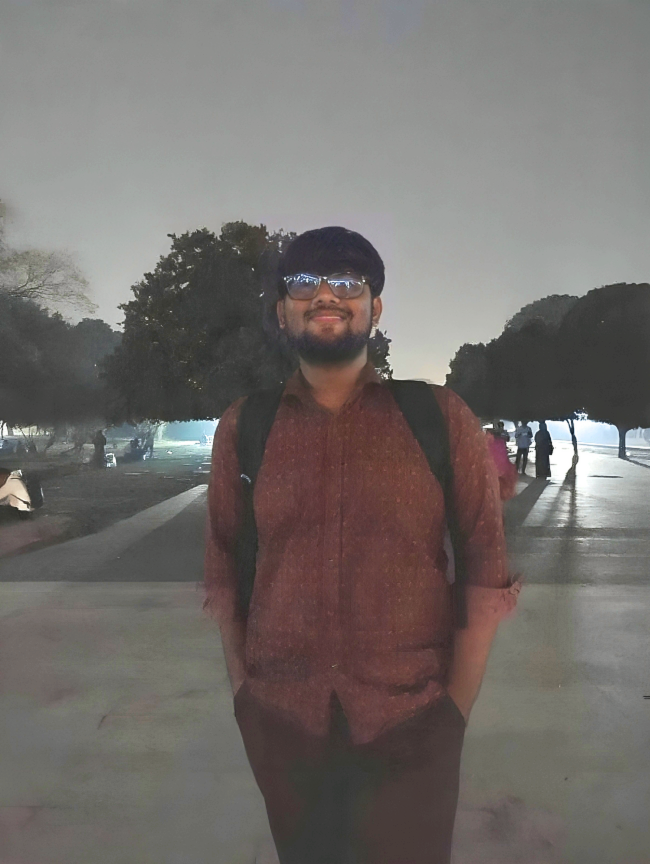
#> input picture Interview/photo.png, 1300 x 1728 px (shown at 1/2 size)
$ jupyter execute --allow-errors interview_question.ipynb
#> lines starting #> are read from the running program, lines starting #| are printed output that depends on the picture
[cell 1]
import numpy as np # type: ignore
import plotly.express as px # type: ignore
import plotly.graph_objects as go # type: ignore
import matplotlib.pyplot as plt # type: ignore

[cell 2]
a = np.linspace(-10, 9, 20)
b = np.linspace(-10, 9, 20)

[cell 3]
# mesh-grid --> draw point of every possible way

xx, yy = np.meshgrid(a, b)

[cell 4]
plt.scatter(xx, yy)
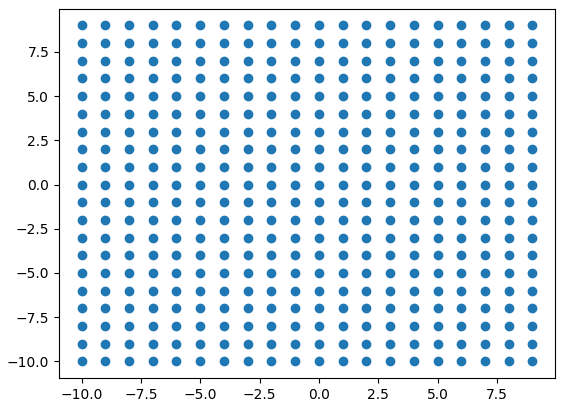
#> figure drawn by matplotlib, 1 panel

[cell 5]
def func(x, y):
    return (x ** 2) + (y ** 2)

zz = func(xx, yy)
zz

[cell 6]
fig = px.scatter_3d()
fig.add_trace(go.Surface(x = xx, y = yy, z = zz))
fig.show()

[cell 7]
# working with random

np.random.random((2, 3, 2))

[cell 8]
np.random.randint(1, 100, 10).reshape(2, 5)

[cell 9]
# seed() -> always print same random value
np.random.seed(0)
np.random.randint(1, 100, 12).reshape(3, 4)

[cell 10]
np.random.seed(0)
np.random.randint(1, 100, 12).reshape(3, 4)

[cell 11]
# shuffle

a = np.array([9, 1, 2, 5, 8, 3, 6])
np.random.shuffle(a)

[cell 12]
a

[cell 13]
# choice -> randomly pick item

np.random.choice(a, 3) # with replacement value can repeat
np.random.choice(a, 3, replace=False) # without replacement value can not repeat

[cell 14]
# working with image

import cv2 # type: ignore

[cell 15]
img = cv2.imread("./photo.png") # give me numpy array and it read bgr not rgb hence it show different color
#> img is the input picture: shape (1728, 1300, 3); mean B, G, R 106.7, 109.6, 114.6

[cell 16]
img.shape
#> Out = (1728, 1300, 3)

[cell 17]
plt.imshow(img)
plt.imshow(np.flip(img, axis = 1))
plt.imshow(np.flip(img))
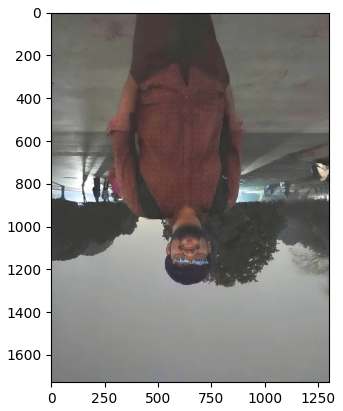
#> figure drawn by matplotlib, 1 panel; B, G, R data is drawn as R, G, B

[cell 18]
# flip

a = np.arange(6).reshape(2, 3)
np.flip(a)

[cell 19]
# clip -> take value in range

np.clip(a, 2, 3)

[cell 20]
img.max() # all value are from 0 - 255
plt.imshow(np.clip(img, 0, 100))
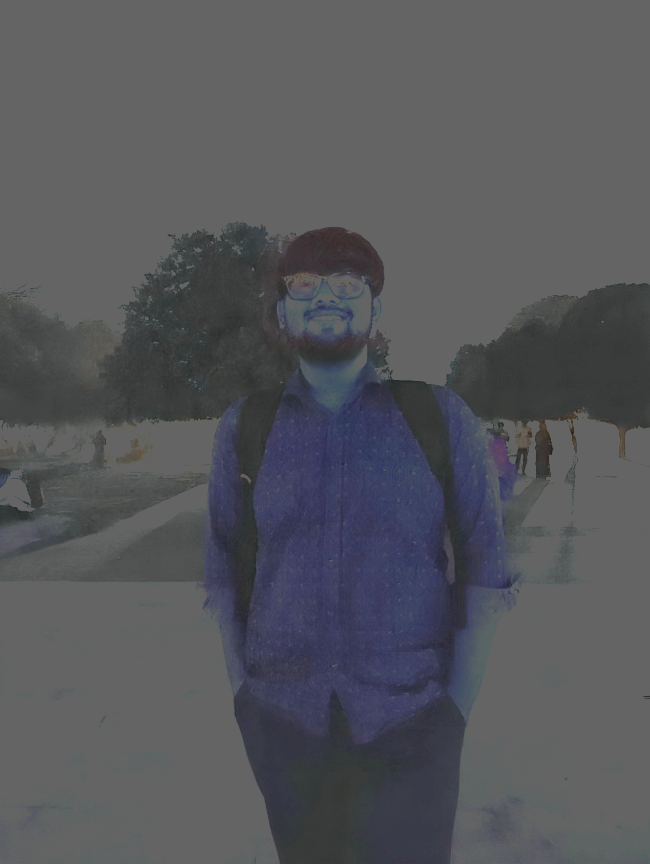
#> shown: shape (1728, 1300, 3) (shown at 1/2 size); mean R, G, B 85.1, 86.1, 90.9

[cell 21]
# negative

plt.imshow(255 - img)
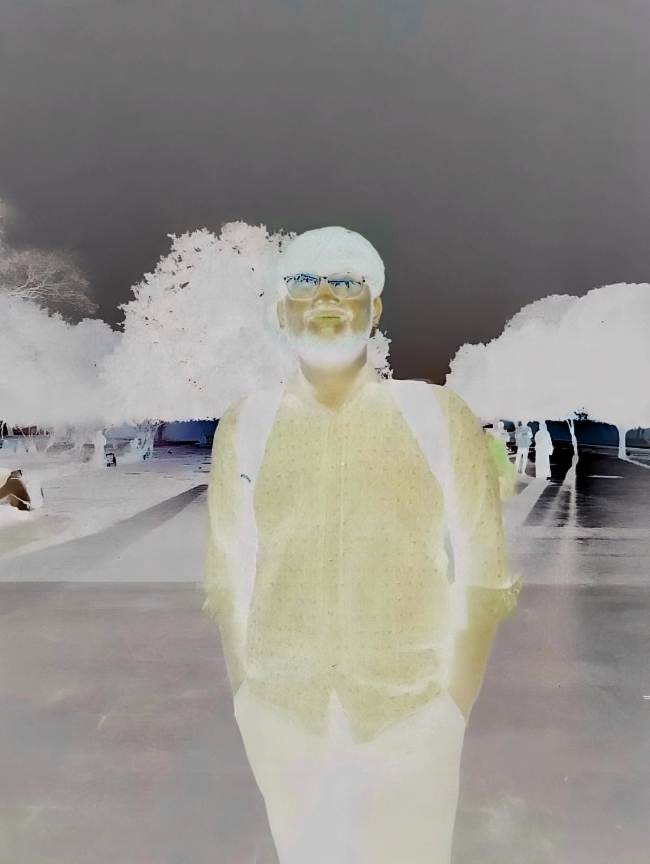
#> shown: shape (1728, 1300, 3) (shown at 1/2 size); mean R, G, B 148.3, 145.4, 140.4

[cell 22]
# trim

plt.imshow(img[100:500, 100:500, :])
plt.imshow(img[100:500, 50:900, :])
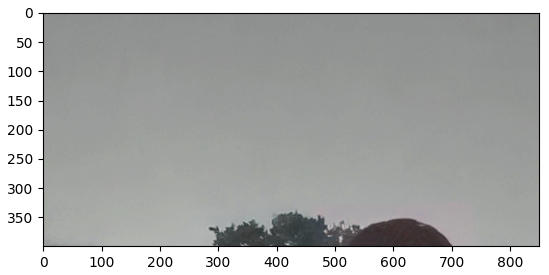
#> figure drawn by matplotlib, 1 panel

[cell 23]
# plot histogram
plt.hist(img.flatten(), bins = 255)
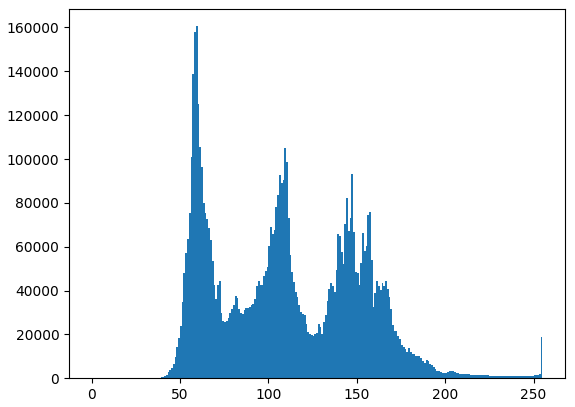
#> figure drawn by matplotlib, 1 panel; tallest bar 160586 high, from x = 59 to 60
